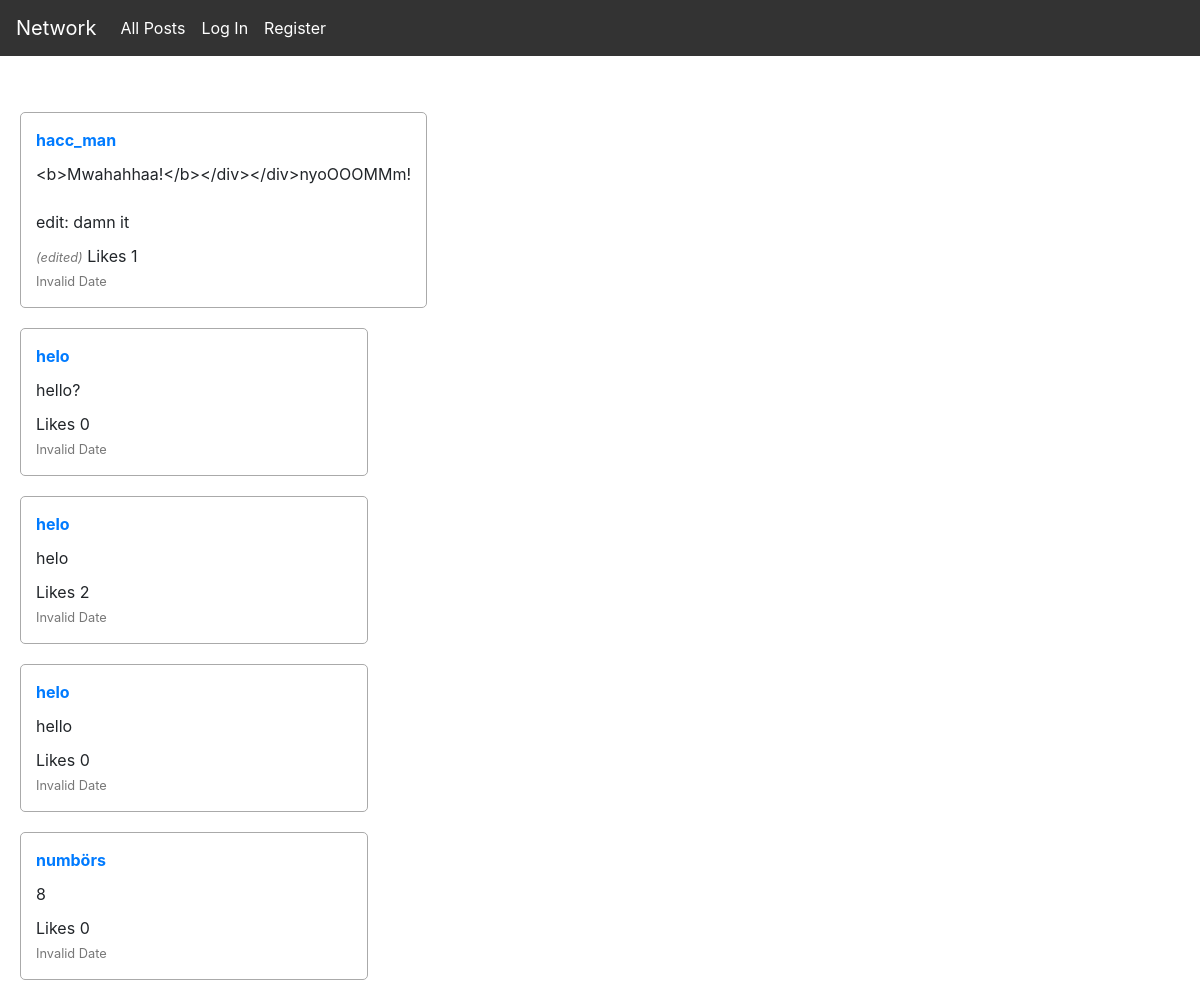
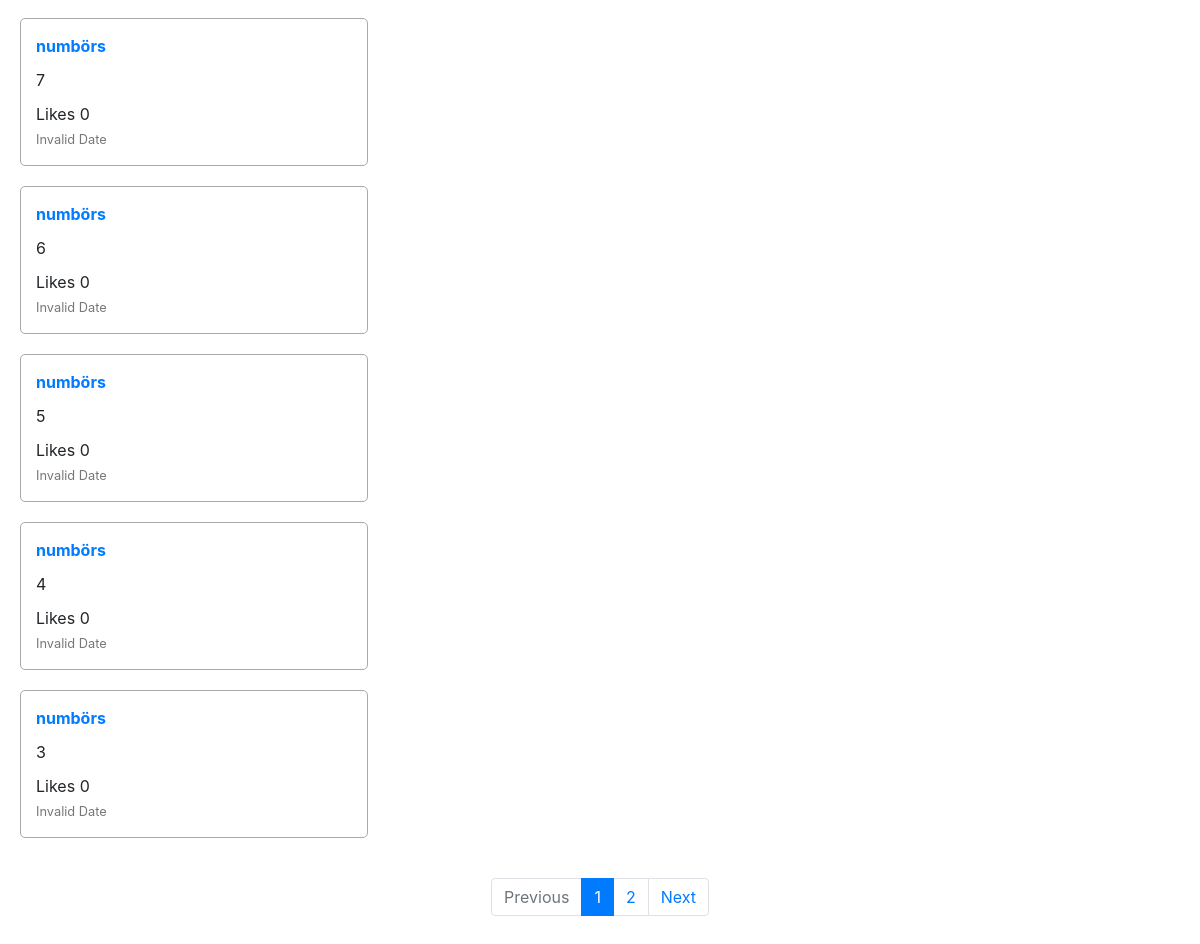
The page / on the database its author committed (2 pictures, top to bottom).
### network/models.py (models this page shows)
class Post(models.Model):
    content=models.CharField(max_length=400)
    user=models.ForeignKey(User, on_delete=models.CASCADE)
    time=models.DateTimeField(default=timezone.now)
    edited=models.BooleanField(default=False)
    likes=models.ManyToManyField(User, related_name='likes')

class User(AbstractUser):
    following=models.ManyToManyField("self", symmetrical=False)

### network/views.py (the view)
# urls.py: path("", views.index, name="index"),
def index(request, page=1):
    p=Paginator(Post.objects.all().order_by("-time"), 10)
    if page not in p.page_range:
        raise Http404
    return render(request, "network/index.html", {"form": NewPost().as_p(), "posts": p.page(page), "page": page, "pagecount": p.num_pages})

### network/templates/network/index.html
{% extends "network/layout.html" %}
{% block body %}
  {% if user.is_authenticated %}
    <div id="new-post">
      <h3>New Post: </h3>
      <form action="{%url 'new_post'%}" method="post" autocomplete="off">
        {% csrf_token %}
        {{form}}
        <input class="btn btn-primary" type="submit" value="Submit">
      </form>
    </div>
  {% else %}
    <br><br><br>
  {% endif %}
  {% include 'network/posts.html' with url=''%}
{% endblock %}

### network/templates/network/posts.html (shortened to what this page needs)
<div id="posts">
  {% for post in posts%}
    <div class="post" id="post{{post.pk}}">
      <a href="{% url 'profile' post.user %}"><b id="post-user-{{post.pk}}">{{post.user}}</b></a>
      <br>
      <div class="post-content" id="post-content-{{post.pk}}">{{post.content|safe|linebreaksbr}}</div>
      {% if post.edited %}
      <small id="edited{{post.pk}}"><i>(edited)</i></small>
      {% endif %}
      {% if user.is_authenticated %}
        <a href="#" onclick="toggle_like(this); return false;">Like{% if user in post.likes.all %}d{% endif %}</a>
      {% else %}
      Likes
      {% endif %}
      <span id="likes{{post.pk}}">{{post.likes.all.count}}</span>
      <br>
      <small id="date-{{post.pk}}" class="utc">{{post.time|date:'F d, Y, H:i:s'}}</small>
    </div>
  {% empty %}
    <i>Looks like there aren't any posts here</i>
  {% endfor %}
</div>
{% if pagecount > 1 %}
<nav aria-label="Page navigation example">
  <ul class="pagination justify-content-center">
    {% if page == 1 %}
    <li class="page-item disabled">
    {% else %}
    <li class="page-item">
    {% endif %}
      <a class="page-link" href="{{url}}/{{page|add:"-1"}}" tabindex="-1" aria-disabled="true">Previous</a>
    </li>
    {% with ''|center:pagecount as range %}
    {% for _ in range %}
    <li class="page-item{% if forloop.counter == page %} active{% endif %}"><a class="page-link" href="{{url}}/{{ forloop.counter }}">{{ forloop.counter }}</a></li>
    {% endfor %}
    {% endwith %}
    {% if page == pagecount %}
    <li class="page-item disabled">
    {% else %}
    <li class="page-item">
    {% endif %}
      <a class="page-link" href="{{url}}/{{page|add:"1"}}">Next</a>
    </li>
  </ul>
</nav>
{% endif %}

### network/static/network/styles.css (style rules this page uses)
#posts { padding:20px; }
.post-content { margin-top: 10px; margin-bottom: 10px; }
.post { border: solid; border-width: 1px; border-color: #aaa; border-radius: 5px; min-width: 30%; width: max-content; max-width: 50%; padding: 15px; margin-top: 20px; margin-bottom: 20px; }
small { color: #777; }

### rows shown on the page
Post: user "hacc_man", content "<b>Mwahahhaa!</b></div></div>nyoOOOMMm! edit: damn it", likes.all.count "1"
Post: user "helo", content "hello?", likes.all.count "0"
Post: user "helo", content "helo", likes.all.count "2"
Post: user "helo", content "hello", likes.all.count "0"
Post: user "numbörs", content "8", likes.all.count "0"
Post: user "numbörs", content "7", likes.all.count "0"
Post: user "numbörs", content "6", likes.all.count "0"
Post: user "numbörs", content "5", likes.all.count "0"
Post: user "numbörs", content "4", likes.all.count "0"
Post: user "numbörs", content "3", likes.all.count "0"
